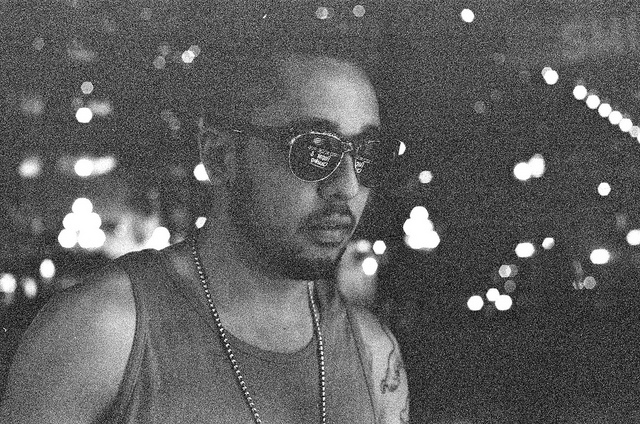
#> input picture img/22.jpg, 640 x 424 px
$ python nightVision.py
#> lines starting #> are read from the running program, lines starting #| are printed output that depends on the picture
import matplotlib.pyplot as plt
import cv2
import math

def showImage(title, pos, effect = None):
    image = plt.subplot(pos)
    image.set_title(title)
    image.set_yticks([]), image.set_xticks([])
    image.imshow(cv2.cvtColor(img, cv2.COLOR_BGR2RGB), cmap = effect)

def calculateLog(image):
    for y in range(image.shape[0]):
        for x in range(image.shape[1]):
            image[y,x] = (255/math.log(256)) * math.log(img[y, x] + 1)

def nightVision(image):
    for y in range(image.shape[0]):
        for x in range(image.shape[1]):
            image[y,x] = [0, image[y, x][1], 0]

imgName = input("Filename: ")
#> the answer given: img/22.jpg
img = cv2.imread(imgName)
#> img is the input picture: shape (424, 640, 3); min 0, max 255, mean 93.4
graph = plt.subplot(212)
img = cv2.cvtColor(img, cv2.COLOR_BGR2GRAY)
#> img: shape (424, 640)
showImage("Original Image", 121)
calculateLog(img)
#> after the loop in calculateLog, `for y in range(image.shape[0]):`:
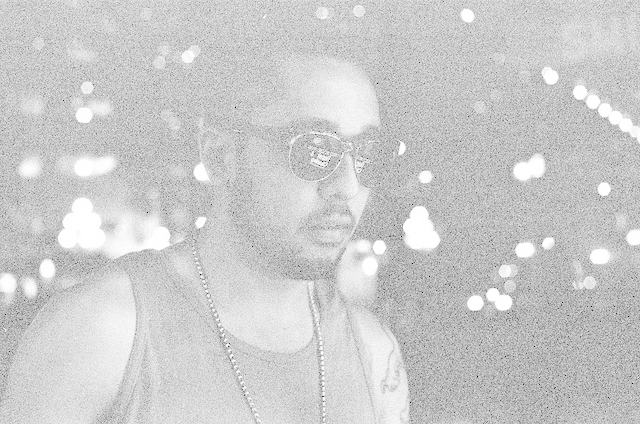
#> image: shape (424, 640); min 0, max 255, mean 203.7
img = cv2.cvtColor(img, cv2.COLOR_GRAY2BGR)
#> img: shape (424, 640, 3)
nightVision(img)
#> after the loop in nightVision, `for y in range(image.shape[0]):`:
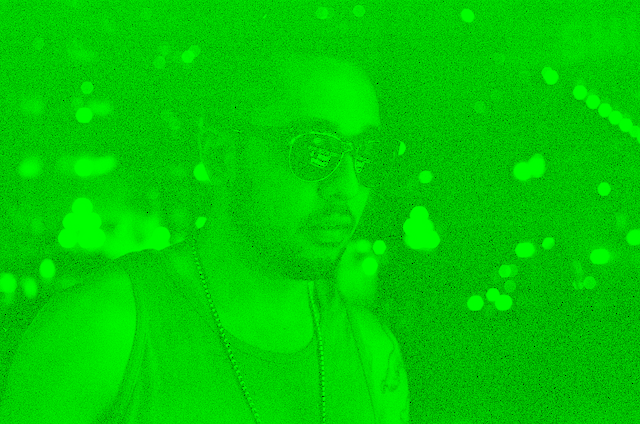
#> image: shape (424, 640, 3); mean B, G, R 0, 203.7, 0
showImage("Log Image", 122)
plt.show()
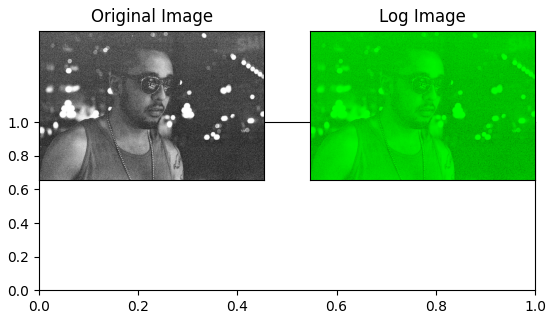
#> figure drawn by matplotlib, 2 panels

$ run again, on img/bike.jpg
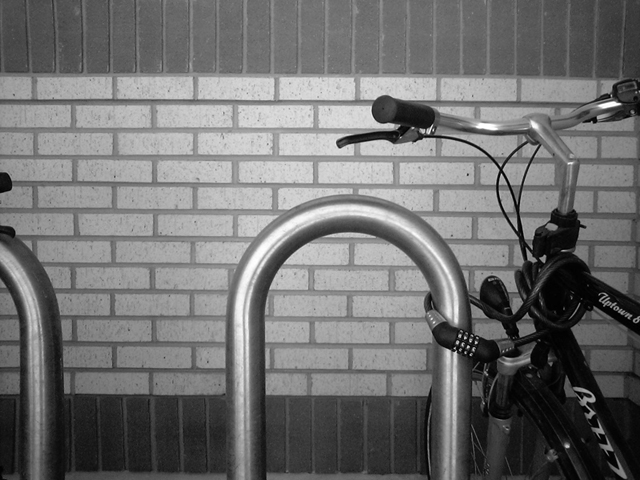
#> input picture img/bike.jpg, 640 x 480 px
#> img is the input picture: shape (480, 640, 3); min 0, max 255, mean 112.2
#> after the loop in nightVision, `for y in range(image.shape[0]):`:
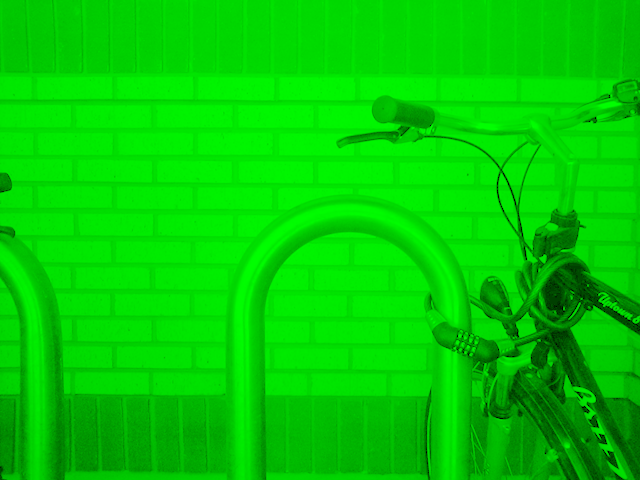
#> image: shape (480, 640, 3); mean B, G, R 0, 207.2, 0
#> `plt.show()`:
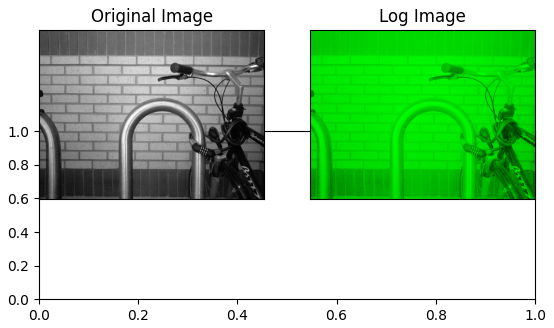
#> figure drawn by matplotlib, 2 panels

$ run again, on img/boo.jpg
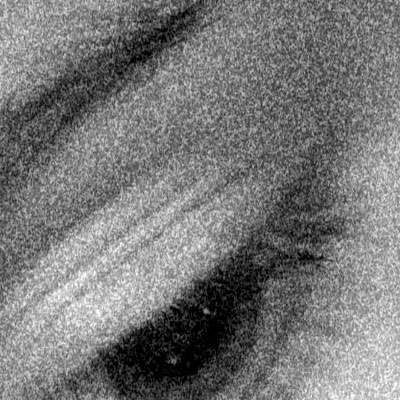
#> input picture img/boo.jpg, 400 x 400 px
#> img is the input picture: shape (400, 400, 3); min 0, max 255, mean 119.1
#> after the loop in nightVision, `for y in range(image.shape[0]):`:
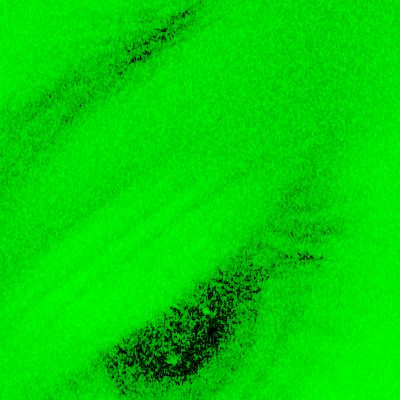
#> image: shape (400, 400, 3); mean B, G, R 0, 211.7, 0
#> `plt.show()`:
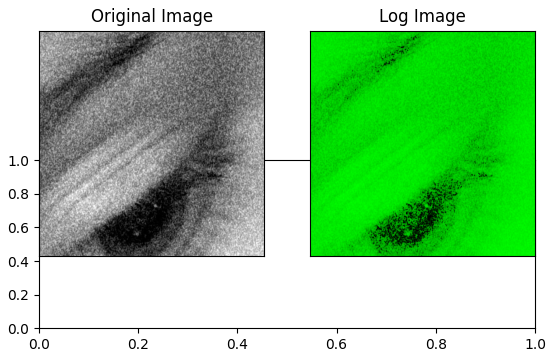
#> figure drawn by matplotlib, 2 panels
